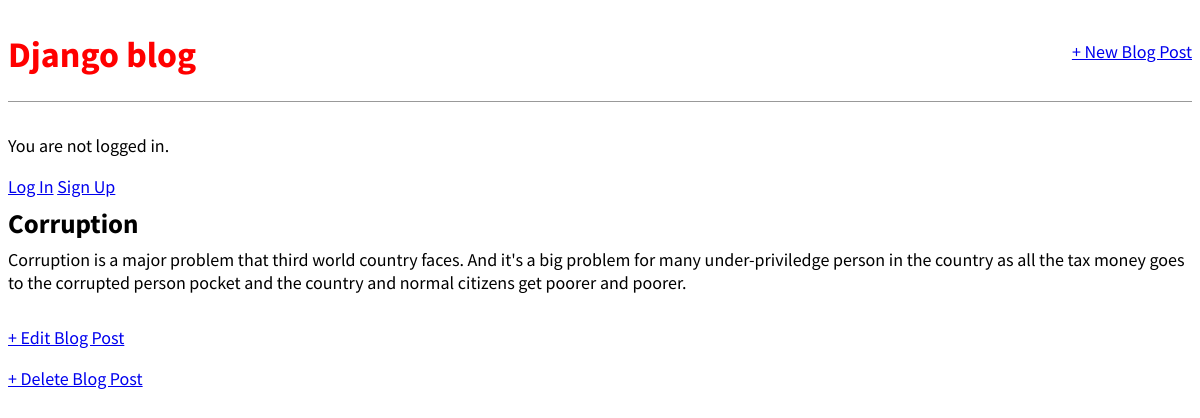
The app's page /post/2/ with its own data.
### blog/models.py (models this page shows, shortened)
class Post(models.Model):
    title = models.CharField(max_length=200)
    author = models.ForeignKey("auth.User", on_delete=models.CASCADE,)
    body = models.TextField()

### blog/views.py (the view)
# urls.py: path("post/<int:pk>/", BlogDetailView.as_view(), name="post_detail"),
class BlogDetailView(DetailView):
    model = Post
    template_name = "post_detail.html"

### templates/post_detail.html
{% extends "base.html" %} {% block content %}
<div class="post-entry">
  <h2>{{ post.title }}</h2>
  <p>{{ post.body }}</p>
</div>
<p><a href="{% url 'post_edit' post.pk %}"> + Edit Blog Post</a></p>
<p><a href="{% url 'post_delete' post.pk %}">+ Delete Blog Post</a></p>
{% endblock content %}

### static/css/base.css (style rules this page uses)
body { font-family: 'Source Sans Pro', sans-serif; font-size: 18px; }
.post-entry { margin-bottom: 2rem; }
.post-entry h2 { margin: 0.5rem 0; }
.post-entry p { margin: 0; font-weight: 400; }

### records on screen
Post: title "Corruption", body "Corruption is a major problem that third world country faces. And it's a big problem for many under-priviledge person in the country as all the tax money goes to the corrupted person pocket and the country and normal citizens get poorer and poorer."
